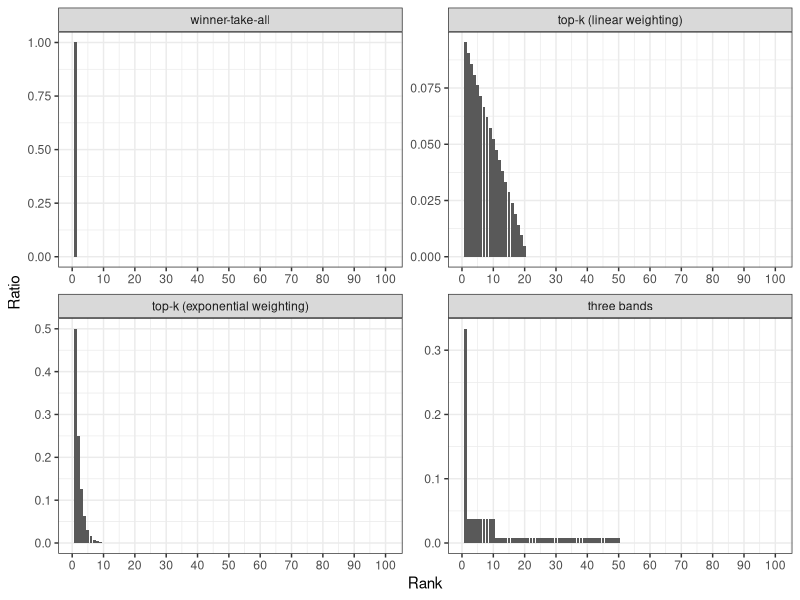

This figure's R source:
require("tidyverse")

n_participants <- 100
mechanisms <- c(
  "winner-take-all",
  "top-k (linear weighting)",
  "top-k (exponential weighting)",
  "three bands"
)

prize_dist <- function(n, mechanism, k = 0.2) {
  if (mechanism == "winner-take-all") {
    c(1, rep(0, n - 1))
  } else if (mechanism == "top-k (linear weighting)") {
    n_prizes <- round(n * k)
    c((n_prizes:1) / (n_prizes * (n_prizes + 1) / 2), rep(0, n - n_prizes))
  } else if (mechanism == "top-k (exponential weighting)") {
    n_prizes <- round(n * k)
    c((1 / 2)^(1:n_prizes), rep(0, n - n_prizes))
  } else if (mechanism == "three bands") {
    if (n < 50) {
      NA
    } else {
      c(1 / 3, rep(1 / 3 / 9, 9), rep(1 / 3 / 40, 40), rep(0, n - 50))
    }
  }
}

parameters <- expand.grid(
  mechanism = mechanisms,
  n = n_participants
)
tmp <- parameters %>%
  purrr::pmap(prize_dist) %>%
  purrr::map_df(broom::tidy)

prize_distribution <- tibble(
  mechanism = rep(parameters$mechanism, each = n_participants),
  n = rep(1:n_participants, length(mechanisms)),
  prize = tmp$x
)

g <- prize_distribution %>%
  ggplot(aes(x = n, y = prize, group = mechanism)) +
  geom_bar(stat = "identity") +
  xlab("Rank") +
  ylab("Ratio") +
  scale_x_continuous(n.breaks = 10) +
  facet_wrap(. ~ mechanism, ncol = 2, scales = "free") +
  theme_bw()

ggsave(
  filename = "prize_dist_by_mechanisms.pdf", plot = g,
  width = 6, height = 4.5
)
